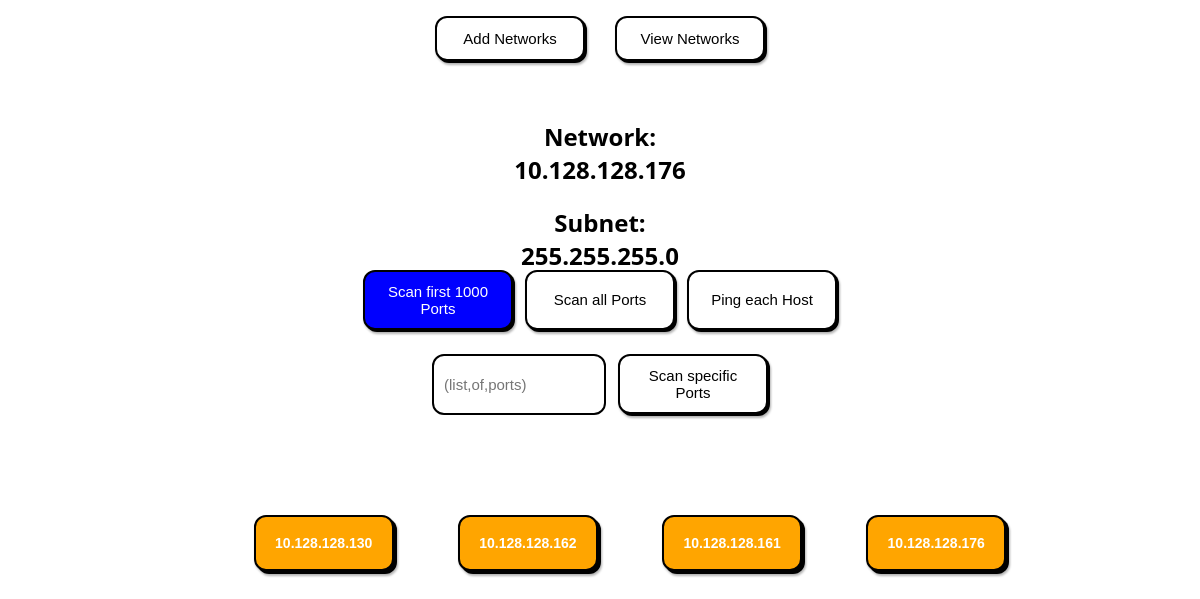
The page /network/4 on the database its author committed.
### app/models/network.py (models this page shows)
class Network(db.Model):
    __tablename__ = 'networks'
    id = db.Column(db.Integer, primary_key=True, nullable=False, index=True)
    ip = db.Column(db.String, nullable=False)
    subnet = db.Column(db.String)
    hosts = db.relationship('Host', back_populates='network',
                            cascade='all, delete-orphan')

### app/models/host.py (models this page shows)
class Host(db.Model):
    __tablename__ = 'hosts'
    id = db.Column(db.Integer, primary_key=True, nullable=False, index=True)
    ip = db.Column(db.String, nullable=False)
    network_id = db.Column(db.Integer, db.ForeignKey("networks.id"),
                           nullable=False)
    network = db.relationship('Network', back_populates='hosts')
    ports = db.relationship('Port', back_populates='host',
                            cascade='all, delete-orphan')

### app/routes/network_routes.py (the view)
@network_blueprint.route('/network/<id>')
def serve_network(id):
    id_as_string = validate(str(id)) # validate User-Input
    try:
        network_id = int(id_as_string)
    except ValueError:
        return 'Invalid id', 400
    network = get_network_by_id(network_id)
    if not network:
        return 'Network not found', 404
    return render_template('network.html', network=network)

### app/repositories/network_repository.py (called while the page is built)
def get_network_by_id(id):
    network = Network.query.filter(Network.id == id).first()
    return network

### app/utils.py (called while the page is built)
def validate(text: str):
    output: str = text # make a local instance for changes
    for character in ('"<>|\\&(){}[];:' + "'"):
        if character in output:
            output = output.replace(character, '\\' + character) # escape characters
    return output

### app/templates/network.html (shortened to what this page needs)
{% extends 'base.html' %}
{% block head %}
<link rel="stylesheet" href="{{ url_for('static', filename='css/network.css') }}">
{% endblock %}
{% block body %}
<section>
    <article>
        <h1>Network: {{network.ip}}</h1>
        <h2>Subnet: {{network.subnet}}</h2>
    </article>
    <div class="scan_options" id="Scan_Options">
        <button class='primary' onclick="scan('{{network.id}}', '1000')">Scan first 1000 Ports</button>
        <button onclick="scan('{{network.id}}', 'all')">Scan all Ports</button>
        <button onclick="scan('{{network.id}}', 'ping')">Ping each Host</button>
        <input placeholder="(list,of,ports)" id="specific">
        <button onclick="scan('{{network.id}}', 'specific')">Scan specific Ports</button>
    </div>
    <div class="host_list">
        {% for host in network.hosts %}
                <button class="host" onclick="redirect('/host/{{host.id}}')">{{host.ip}}</button>
        {% endfor %}
    </div>
    <br>
    <br>
</section>
{% endblock %}

### app/static/css/styles.css (style rules this page uses)
body { font-family: 'Segoe UI', sans-serif; margin: 0px; }
article { width: 20vw; height: 20vh; }
button { padding: 10px 20px; font-size: 16px; border: 2px solid black; border-radius: 12px; color: black; font-family: sans-serif; box-shadow: 2px 2px 0 black, 0 0 0 2px white; filter: drop-shadow(1px 2px 1px rgba(0, 0, 0, 0.3)); cursor: pointer; transition: transform 0.1s ease; width: 10em; height: 4em; }
.host { background-color: #1abc9c; color: white; }
.primary { background-color: blue; color: white; }
input { padding: 10px; font-size: 15px; border: 2px solid black; border-radius: 12px; width: 10em; height: 2.5em; margin-bottom: 2em; }

### app/static/css/network.css (style rules this page uses)
body { font-family: 'Segoe UI', sans-serif; text-align: center; background-color: white; }
h1 { font-size: 1.5rem; margin-bottom: 1rem; }
.scan_options { display: flex; flex-wrap: wrap; justify-content: center; gap: 0.75rem; margin-bottom: 1rem; }
button { padding: 10px 16px; font-size: 15px; border: 2px solid black; border-radius: 12px; background-color: white; color: black; box-shadow: 2px 2px 0 black; cursor: pointer; transition: transform 0.1s ease; }
#specific { padding: 10px; font-size: 15px; border: 2px solid black; border-radius: 12px; width: 10em; height: 2.5em; }
button.host { background-color: #ffa500; color: white; font-weight: bold; padding: 10px 16px; border: 2px solid black; border-radius: 12px; box-shadow: 3px 3px 0 black; cursor: pointer; font-size: 14px; transition: transform 0.1s ease; margin-left: 5vw; margin-top: 2vh; }
article { display: inline-block; }

### rows shown on the page
Network: ip "10.128.128.176", subnet "255.255.255.0"
Host: ip "10.128.128.130"
Host: ip "10.128.128.162"
Host: ip "10.128.128.161"
Host: ip "10.128.128.176"
